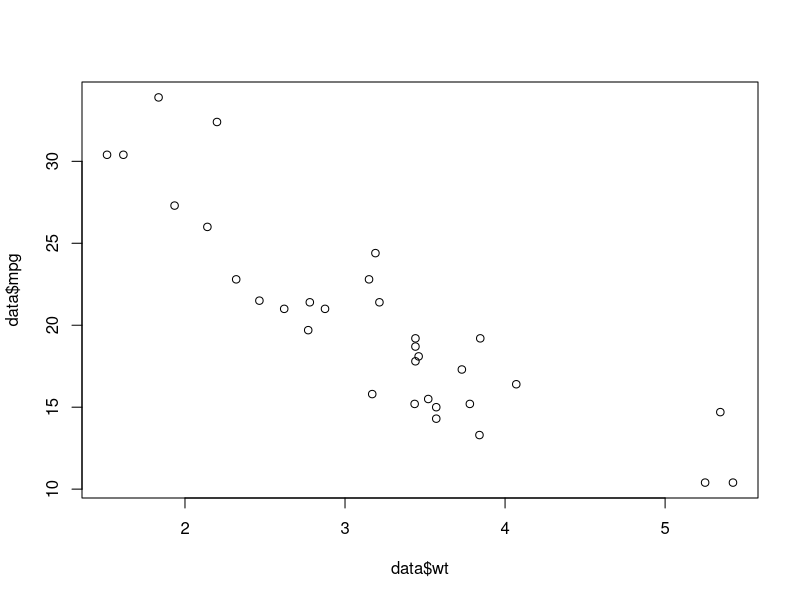
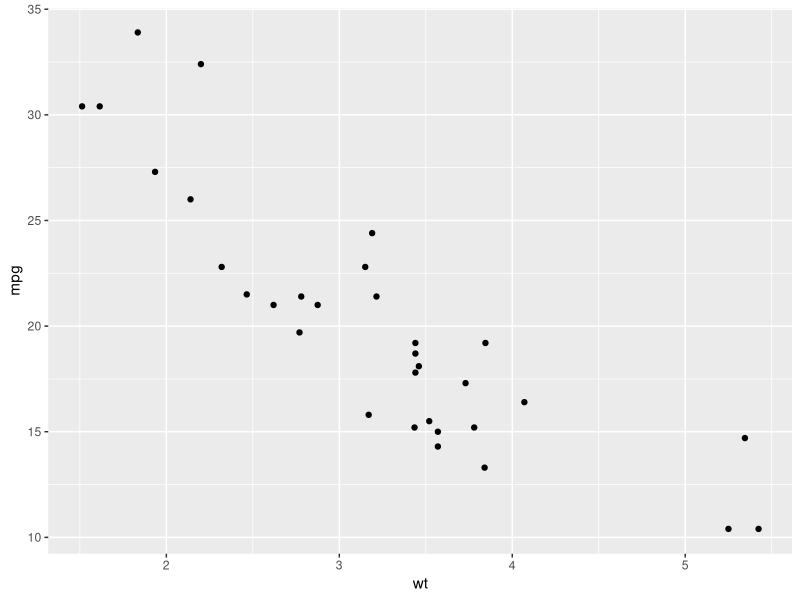
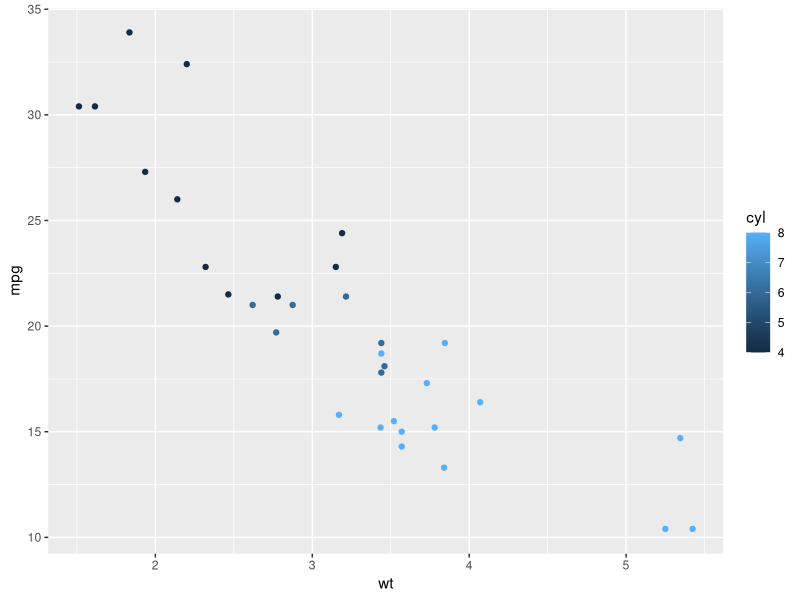
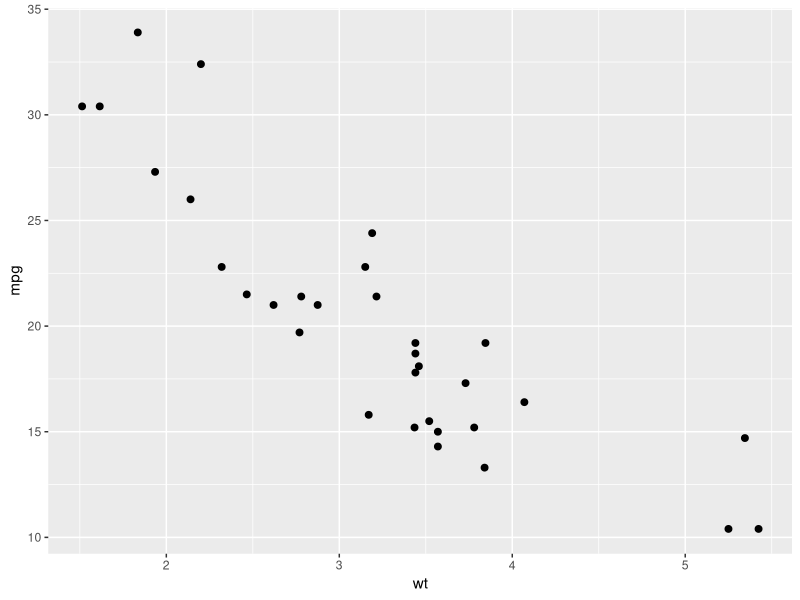
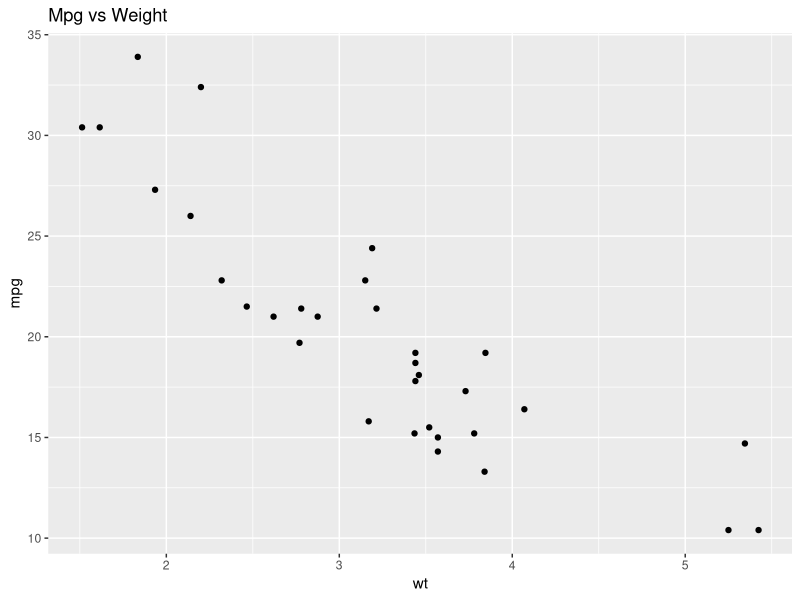
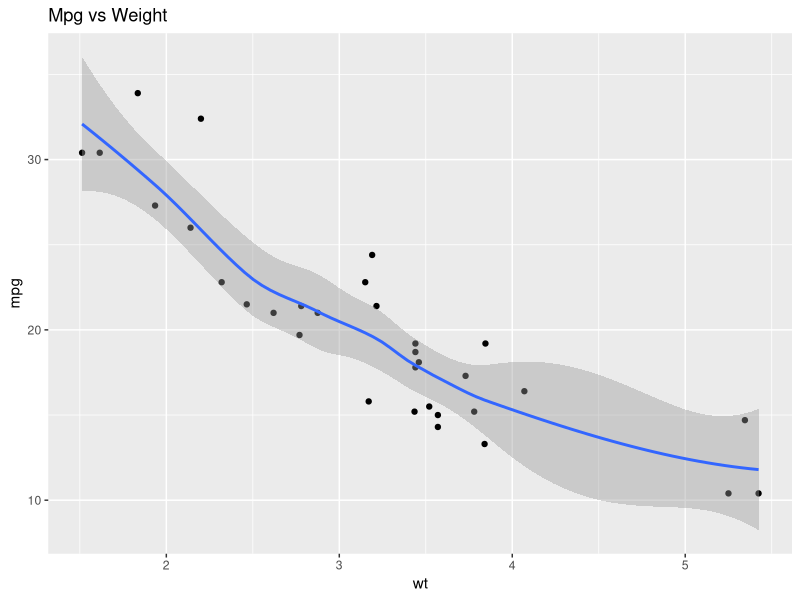
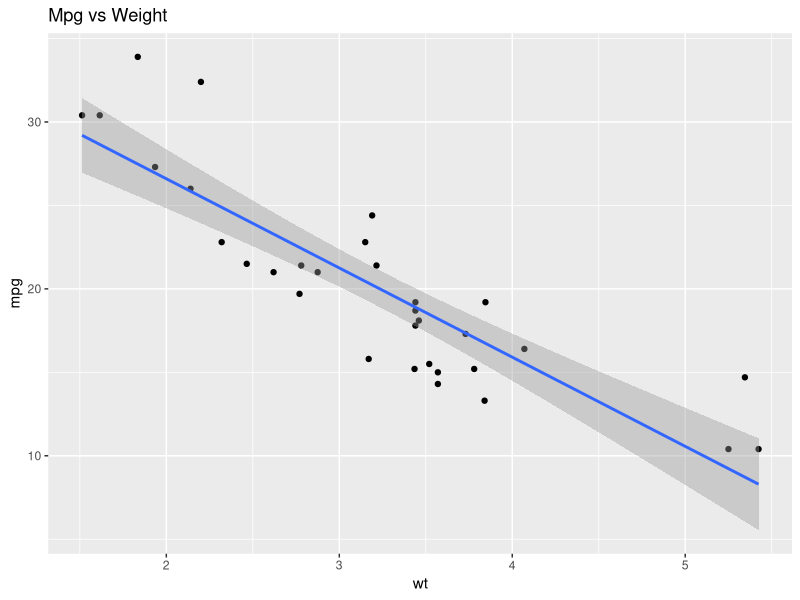
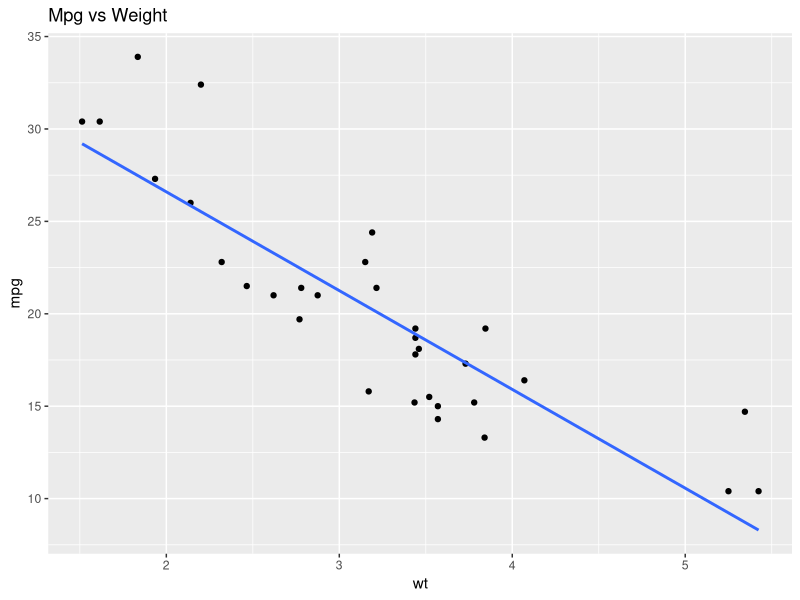

Reproduce these figures in R, in order.
## Anaanthan

# load data, mtcars
data<- mtcars

# base plot
plot(data$wt, data$mpg)

# using ggplot
library(ggplot2)
p<-ggplot(data=data, aes(x=wt,y=mpg))
p+geom_point()

#add information
p2<-ggplot(data=data, aes(x=wt,y=mpg, color=cyl))
p2+geom_point()

#adjust size
p+geom_point(size=2.0)

#add title
p+geom_point()+ggtitle("Mpg vs Weight")
p+geom_point()+ggtitle("Mpg vs Weight")+stat_smooth()
p+geom_point()+ggtitle("Mpg vs Weight")+stat_smooth(method = lm)
p+geom_point()+ggtitle("Mpg vs Weight")+stat_smooth(method = lm, se=F)

#simple linear regression
mtcars.lm = lm(data=data, mpg~wt)
mtcars.lm
summary(mtcars.lm)
